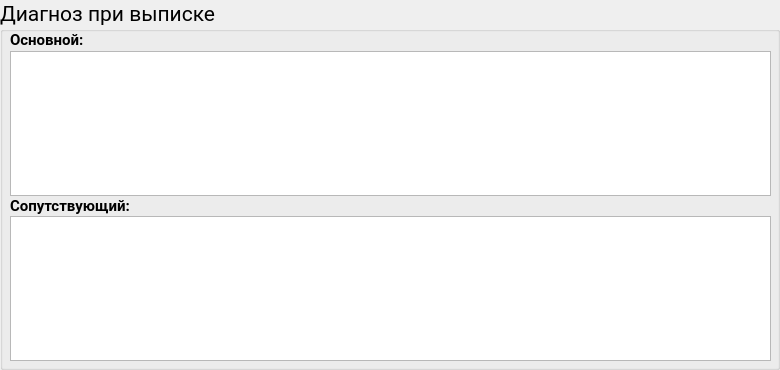
      <widget class="QGroupBox" name="groupBox_ds">
       <property name="font">
        <font>
         <family>Roboto</family>
         <pointsize>16</pointsize>
        </font>
       </property>
       <property name="title">
        <string>Диагноз при выписке</string>
       </property>
       <widget class="QWidget" name="layoutWidget_3">
        <property name="geometry">
         <rect>
          <x>10</x>
          <y>30</y>
          <width>761</width>
          <height>331</height>
         </rect>
        </property>
        <layout class="QGridLayout" name="gridLayout">
         <property name="spacing">
          <number>1</number>
         </property>
         <item row="2" column="0">
          <widget class="QLabel" name="labelPtDiagnosisConcomitant">
           <property name="palette">
            <palette>
             <active>
              <colorrole role="WindowText">
               <brush brushstyle="SolidPattern">
                <color alpha="255">
                 <red>0</red>
                 <green>0</green>
                 <blue>0</blue>
                </color>
               </brush>
              </colorrole>
              <colorrole role="Button">
               <brush brushstyle="SolidPattern">
                <color alpha="255">
                 <red>220</red>
                 <green>220</green>
                 <blue>220</blue>
                </color>
               </brush>
              </colorrole>
              <colorrole role="Light">
               <brush brushstyle="SolidPattern">
                <color alpha="255">
                 <red>255</red>
                 <green>255</green>
                 <blue>255</blue>
                </color>
               </brush>
              </colorrole>
              <colorrole role="Midlight">
               <brush brushstyle="SolidPattern">
                <color alpha="255">
                 <red>237</red>
                 <green>237</green>
                 <blue>237</blue>
                </color>
               </brush>
              </colorrole>
              <colorrole role="Dark">
               <brush brushstyle="SolidPattern">
                <color alpha="255">
                 <red>110</red>
                 <green>110</green>
                 <blue>110</blue>
                </color>
               </brush>
              </colorrole>
              <colorrole role="Mid">
               <brush brushstyle="SolidPattern">
                <color alpha="255">
                 <red>147</red>
                 <green>147</green>
                 <blue>147</blue>
                </color>
               </brush>
              </colorrole>
              <colorrole role="Text">
               <brush brushstyle="SolidPattern">
                <color alpha="255">
                 <red>0</red>
                 <green>0</green>
                 <blue>0</blue>
                </color>
               </brush>
              </colorrole>
              <colorrole role="BrightText">
               <brush brushstyle="SolidPattern">
                <color alpha="255">
                 <red>255</red>
                 <green>255</green>
                 <blue>255</blue>
                </color>
               </brush>
              </colorrole>
              <colorrole role="ButtonText">
               <brush brushstyle="SolidPattern">
                <color alpha="255">
                 <red>0</red>
                 <green>0</green>
                 <blue>0</blue>
                </color>
               </brush>
              </colorrole>
              <colorrole role="Base">
               <brush brushstyle="SolidPattern">
                <color alpha="255">
                 <red>255</red>
                 <green>255</green>
                 <blue>255</blue>
                </color>
               </brush>
              </colorrole>
              <colorrole role="Window">
               <brush brushstyle="SolidPattern">
                <color alpha="255">
                 <red>220</red>
                 <green>220</green>
                 <blue>220</blue>
                </color>
               </brush>
              </colorrole>
              <colorrole role="Shadow">
               <brush brushstyle="SolidPattern">
                <color alpha="255">
                 <red>0</red>
                 <green>0</green>
                 <blue>0</blue>
                </color>
               </brush>
              </colorrole>
              <colorrole role="AlternateBase">
               <brush brushstyle="SolidPattern">
                <color alpha="255">
                 <red>237</red>
                 <green>237</green>
                 <blue>237</blue>
                </color>
               </brush>
              </colorrole>
              <colorrole role="ToolTipBase">
               <brush brushstyle="SolidPattern">
                <color alpha="255">
                 <red>255</red>
                 <green>255</green>
                 <blue>220</blue>
                </color>
               </brush>
              </colorrole>
              <colorrole role="ToolTipText">
               <brush brushstyle="SolidPattern">
                <color alpha="255">
                 <red>0</red>
                 <green>0</green>
                 <blue>0</blue>
                </color>
               </brush>
              </colorrole>
              <colorrole role="PlaceholderText">
               <brush brushstyle="SolidPattern">
                <color alpha="128">
                 <red>0</red>
                 <green>0</green>
                 <blue>0</blue>
                </color>
               </brush>
              </colorrole>
             </active>
             <inactive>
              <colorrole role="WindowText">
               <brush brushstyle="SolidPattern">
                <color alpha="255">
                 <red>0</red>
                 <green>0</green>
                 <blue>0</blue>
                </color>
               </brush>
              </colorrole>
              <colorrole role="Button">
               <brush brushstyle="SolidPattern">
                <color alpha="255">
                 <red>220</red>
                 <green>220</green>
                 <blue>220</blue>
                </color>
               </brush>
              </colorrole>
              <colorrole role="Light">
               <brush brushstyle="SolidPattern">
                <color alpha="255">
                 <red>255</red>
                 <green>255</green>
                 <blue>255</blue>
                </color>
               </brush>
              </colorrole>
              <colorrole role="Midlight">
               <brush brushstyle="SolidPattern">
                <color alpha="255">
                 <red>237</red>
                 <green>237</green>
                 <blue>237</blue>
                </color>
               </brush>
              </colorrole>
              <colorrole role="Dark">
               <brush brushstyle="SolidPattern">
                <color alpha="255">
                 <red>110</red>
                 <green>110</green>
                 <blue>110</blue>
                </color>
               </brush>
              </colorrole>
              <colorrole role="Mid">
               <brush brushstyle="SolidPattern">
                <color alpha="255">
                 <red>147</red>
                 <green>147</green>
                 <blue>147</blue>
                </color>
               </brush>
              </colorrole>
              <colorrole role="Text">
               <brush brushstyle="SolidPattern">
                <color alpha="255">
                 <red>0</red>
                 <green>0</green>
                 <blue>0</blue>
                </color>
               </brush>
              </colorrole>
              <colorrole role="BrightText">
               <brush brushstyle="SolidPattern">
                <color alpha="255">
                 <red>255</red>
                 <green>255</green>
                 <blue>255</blue>
                </color>
               </brush>
              </colorrole>
              <colorrole role="ButtonText">
               <brush brushstyle="SolidPattern">
                <color alpha="255">
                 <red>0</red>
                 <green>0</green>
                 <blue>0</blue>
                </color>
               </brush>
              </colorrole>
              <colorrole role="Base">
               <brush brushstyle="SolidPattern">
                <color alpha="255">
                 <red>255</red>
                 <green>255</green>
                 <blue>255</blue>
                </color>
               </brush>
              </colorrole>
              <colorrole role="Window">
               <brush brushstyle="SolidPattern">
                <color alpha="255">
                 <red>220</red>
                 <green>220</green>
                 <blue>220</blue>
                </color>
               </brush>
              </colorrole>
              <colorrole role="Shadow">
               <brush brushstyle="SolidPattern">
                <color alpha="255">
                 <red>0</red>
                 <green>0</green>
                 <blue>0</blue>
                </color>
               </brush>
              </colorrole>
              <colorrole role="AlternateBase">
               <brush brushstyle="SolidPattern">
                <color alpha="255">
                 <red>237</red>
                 <green>237</green>
                 <blue>237</blue>
                </color>
               </brush>
              </colorrole>
              <colorrole role="ToolTipBase">
               <brush brushstyle="SolidPattern">
                <color alpha="255">
                 <red>255</red>
                 <green>255</green>
                 <blue>220</blue>
                </color>
               </brush>
              </colorrole>
              <colorrole role="ToolTipText">
               <brush brushstyle="SolidPattern">
                <color alpha="255">
                 <red>0</red>
                 <green>0</green>
                 <blue>0</blue>
                </color>
               </brush>
              </colorrole>
              <colorrole role="PlaceholderText">
               <brush brushstyle="SolidPattern">
                <color alpha="128">
                 <red>0</red>
                 <green>0</green>
                 <blue>0</blue>
                </color>
               </brush>
              </colorrole>
             </inactive>
             <disabled>
              <colorrole role="WindowText">
               <brush brushstyle="SolidPattern">
                <color alpha="255">
                 <red>110</red>
                 <green>110</green>
                 <blue>110</blue>
                </color>
               </brush>
              </colorrole>
              <colorrole role="Button">
               <brush brushstyle="SolidPattern">
                <color alpha="255">
                 <red>220</red>
                 <green>220</green>
                 <blue>220</blue>
                </color>
               </brush>
              </colorrole>
              <colorrole role="Light">
               <brush brushstyle="SolidPattern">
                <color alpha="255">
                 <red>255</red>
                 <green>255</green>
                 <blue>255</blue>
                </color>
               </brush>
              </colorrole>
              <colorrole role="Midlight">
               <brush brushstyle="SolidPattern">
                <color alpha="255">
                 <red>237</red>
                 <green>237</green>
                 <blue>237</blue>
                </color>
               </brush>
              </colorrole>
              <colorrole role="Dark">
               <brush brushstyle="SolidPattern">
                <color alpha="255">
                 <red>110</red>
                 <green>110</green>
                 <blue>110</blue>
                </color>
               </brush>
              </colorrole>
              <colorrole role="Mid">
               <brush brushstyle="SolidPattern">
                <color alpha="255">
                 <red>147</red>
                 <green>147</green>
                 <blue>147</blue>
                </color>
               </brush>
              </colorrole>
              <colorrole role="Text">
               <brush brushstyle="SolidPattern">
                <color alpha="255">
                 <red>110</red>
                 <green>110</green>
                 <blue>110</blue>
                </color>
               </brush>
              </colorrole>
              <colorrole role="BrightText">
               <brush brushstyle="SolidPattern">
                <color alpha="255">
                 <red>255</red>
                 <green>255</green>
                 <blue>255</blue>
                </color>
               </brush>
              </colorrole>
              <colorrole role="ButtonText">
               <brush brushstyle="SolidPattern">
                <color alpha="255">
                 <red>110</red>
                 <green>110</green>
                 <blue>110</blue>
                </color>
               </brush>
              </colorrole>
              <colorrole role="Base">
               <brush brushstyle="SolidPattern">
                <color alpha="255">
                 <red>220</red>
                 <green>220</green>
                 <blue>220</blue>
                </color>
               </brush>
              </colorrole>
              <colorrole role="Window">
               <brush brushstyle="SolidPattern">
                <color alpha="255">
                 <red>220</red>
                 <green>220</green>
                 <blue>220</blue>
                </color>
               </brush>
              </colorrole>
              <colorrole role="Shadow">
               <brush brushstyle="SolidPattern">
                <color alpha="255">
                 <red>0</red>
                 <green>0</green>
                 <blue>0</blue>
                </color>
               </brush>
              </colorrole>
              <colorrole role="AlternateBase">
               <brush brushstyle="SolidPattern">
                <color alpha="255">
                 <red>220</red>
                 <green>220</green>
                 <blue>220</blue>
                </color>
               </brush>
              </colorrole>
              <colorrole role="ToolTipBase">
               <brush brushstyle="SolidPattern">
                <color alpha="255">
                 <red>255</red>
                 <green>255</green>
                 <blue>220</blue>
                </color>
               </brush>
              </colorrole>
              <colorrole role="ToolTipText">
               <brush brushstyle="SolidPattern">
                <color alpha="255">
                 <red>0</red>
                 <green>0</green>
                 <blue>0</blue>
                </color>
               </brush>
              </colorrole>
              <colorrole role="PlaceholderText">
               <brush brushstyle="SolidPattern">
                <color alpha="128">
                 <red>0</red>
                 <green>0</green>
                 <blue>0</blue>
                </color>
               </brush>
              </colorrole>
             </disabled>
            </palette>
           </property>
           <property name="font">
            <font>
             <family>Roboto</family>
             <pointsize>11</pointsize>
             <weight>75</weight>
             <bold>true</bold>
            </font>
           </property>
           <property name="layoutDirection">
            <enum>Qt::LeftToRight</enum>
           </property>
           <property name="text">
            <string>&lt;html&gt;&lt;head/&gt;&lt;body&gt;&lt;p&gt;Сопутствующий:&lt;/p&gt;&lt;/body&gt;&lt;/html&gt;</string>
           </property>
          </widget>
         </item>
         <item row="3" column="0" colspan="2">
          <widget class="QPlainTextEdit" name="plainTextEditPtDiagnosisConcomitant_dis">
           <property name="maximumSize">
            <size>
             <width>16777215</width>
             <height>16777215</height>
            </size>
           </property>
          </widget>
         </item>
         <item row="1" column="0" colspan="2">
          <widget class="QPlainTextEdit" name="plainTextEditPtDiagnosisMain_dis">
           <property name="maximumSize">
            <size>
             <width>16777215</width>
             <height>16777215</height>
            </size>
           </property>
          </widget>
         </item>
         <item row="0" column="1">
          <spacer name="horizontalSpacer">
           <property name="orientation">
            <enum>Qt::Horizontal</enum>
           </property>
           <property name="sizeHint" stdset="0">
            <size>
             <width>40</width>
             <height>20</height>
            </size>
           </property>
          </spacer>
         </item>
         <item row="0" column="0">
          <widget class="QLabel" name="labelPtDiagnosisMain">
           <property name="palette">
            <palette>
             <active>
              <colorrole role="WindowText">
               <brush brushstyle="SolidPattern">
                <color alpha="255">
                 <red>0</red>
                 <green>0</green>
                 <blue>0</blue>
                </color>
               </brush>
              </colorrole>
              <colorrole role="Button">
               <brush brushstyle="SolidPattern">
                <color alpha="255">
                 <red>220</red>
                 <green>220</green>
                 <blue>220</blue>
                </color>
               </brush>
              </colorrole>
              <colorrole role="Light">
               <brush brushstyle="SolidPattern">
                <color alpha="255">
                 <red>255</red>
                 <green>255</green>
                 <blue>255</blue>
                </color>
               </brush>
              </colorrole>
              <colorrole role="Midlight">
               <brush brushstyle="SolidPattern">
                <color alpha="255">
                 <red>237</red>
                 <green>237</green>
                 <blue>237</blue>
                </color>
               </brush>
              </colorrole>
              <colorrole role="Dark">
               <brush brushstyle="SolidPattern">
                <color alpha="255">
                 <red>110</red>
                 <green>110</green>
                 <blue>110</blue>
                </color>
               </brush>
              </colorrole>
              <colorrole role="Mid">
               <brush brushstyle="SolidPattern">
                <color alpha="255">
                 <red>147</red>
                 <green>147</green>
                 <blue>147</blue>
                </color>
               </brush>
              </colorrole>
              <colorrole role="Text">
               <brush brushstyle="SolidPattern">
                <color alpha="255">
                 <red>0</red>
                 <green>0</green>
                 <blue>0</blue>
                </color>
               </brush>
              </colorrole>
              <colorrole role="BrightText">
               <brush brushstyle="SolidPattern">
                <color alpha="255">
                 <red>255</red>
                 <green>255</green>
                 <blue>255</blue>
                </color>
               </brush>
              </colorrole>
              <colorrole role="ButtonText">
               <brush brushstyle="SolidPattern">
                <color alpha="255">
                 <red>0</red>
                 <green>0</green>
                 <blue>0</blue>
                </color>
               </brush>
              </colorrole>
              <colorrole role="Base">
               <brush brushstyle="SolidPattern">
                <color alpha="255">
                 <red>255</red>
                 <green>255</green>
                 <blue>255</blue>
                </color>
               </brush>
              </colorrole>
              <colorrole role="Window">
               <brush brushstyle="SolidPattern">
                <color alpha="255">
                 <red>220</red>
                 <green>220</green>
                 <blue>220</blue>
                </color>
               </brush>
              </colorrole>
              <colorrole role="Shadow">
               <brush brushstyle="SolidPattern">
                <color alpha="255">
                 <red>0</red>
                 <green>0</green>
                 <blue>0</blue>
                </color>
               </brush>
              </colorrole>
              <colorrole role="AlternateBase">
               <brush brushstyle="SolidPattern">
                <color alpha="255">
                 <red>237</red>
                 <green>237</green>
                 <blue>237</blue>
                </color>
               </brush>
              </colorrole>
              <colorrole role="ToolTipBase">
               <brush brushstyle="SolidPattern">
                <color alpha="255">
                 <red>255</red>
                 <green>255</green>
                 <blue>220</blue>
                </color>
               </brush>
              </colorrole>
              <colorrole role="ToolTipText">
               <brush brushstyle="SolidPattern">
                <color alpha="255">
                 <red>0</red>
                 <green>0</green>
                 <blue>0</blue>
                </color>
               </brush>
              </colorrole>
              <colorrole role="PlaceholderText">
               <brush brushstyle="SolidPattern">
                <color alpha="128">
                 <red>0</red>
                 <green>0</green>
                 <blue>0</blue>
                </color>
               </brush>
              </colorrole>
             </active>
             <inactive>
              <colorrole role="WindowText">
               <brush brushstyle="SolidPattern">
                <color alpha="255">
                 <red>0</red>
                 <green>0</green>
                 <blue>0</blue>
                </color>
               </brush>
              </colorrole>
              <colorrole role="Button">
               <brush brushstyle="SolidPattern">
                <color alpha="255">
                 <red>220</red>
                 <green>220</green>
                 <blue>220</blue>
                </color>
               </brush>
              </colorrole>
              <colorrole role="Light">
               <brush brushstyle="SolidPattern">
                <color alpha="255">
                 <red>255</red>
                 <green>255</green>
                 <blue>255</blue>
                </color>
               </brush>
              </colorrole>
              <colorrole role="Midlight">
               <brush brushstyle="SolidPattern">
                <color alpha="255">
                 <red>237</red>
                 <green>237</green>
                 <blue>237</blue>
                </color>
               </brush>
              </colorrole>
              <colorrole role="Dark">
               <brush brushstyle="SolidPattern">
                <color alpha="255">
                 <red>110</red>
                 <green>110</green>
                 <blue>110</blue>
                </color>
               </brush>
              </colorrole>
              <colorrole role="Mid">
               <brush brushstyle="SolidPattern">
                <color alpha="255">
                 <red>147</red>
                 <green>147</green>
                 <blue>147</blue>
                </color>
               </brush>
              </colorrole>
              <colorrole role="Text">
               <brush brushstyle="SolidPattern">
                <color alpha="255">
                 <red>0</red>
                 <green>0</green>
                 <blue>0</blue>
                </color>
               </brush>
              </colorrole>
              <colorrole role="BrightText">
               <brush brushstyle="SolidPattern">
                <color alpha="255">
                 <red>255</red>
                 <green>255</green>
                 <blue>255</blue>
                </color>
               </brush>
              </colorrole>
              <colorrole role="ButtonText">
               <brush brushstyle="SolidPattern">
                <color alpha="255">
                 <red>0</red>
                 <green>0</green>
                 <blue>0</blue>
                </color>
               </brush>
              </colorrole>
              <colorrole role="Base">
               <brush brushstyle="SolidPattern">
                <color alpha="255">
                 <red>255</red>
                 <green>255</green>
                 <blue>255</blue>
                </color>
               </brush>
              </colorrole>
              <colorrole role="Window">
               <brush brushstyle="SolidPattern">
                <color alpha="255">
                 <red>220</red>
                 <green>220</green>
                 <blue>220</blue>
                </color>
               </brush>
              </colorrole>
              <colorrole role="Shadow">
               <brush brushstyle="SolidPattern">
                <color alpha="255">
                 <red>0</red>
                 <green>0</green>
                 <blue>0</blue>
                </color>
               </brush>
              </colorrole>
              <colorrole role="AlternateBase">
               <brush brushstyle="SolidPattern">
                <color alpha="255">
                 <red>237</red>
                 <green>237</green>
                 <blue>237</blue>
                </color>
               </brush>
              </colorrole>
              <colorrole role="ToolTipBase">
               <brush brushstyle="SolidPattern">
                <color alpha="255">
                 <red>255</red>
                 <green>255</green>
                 <blue>220</blue>
                </color>
               </brush>
              </colorrole>
              <colorrole role="ToolTipText">
               <brush brushstyle="SolidPattern">
                <color alpha="255">
                 <red>0</red>
                 <green>0</green>
                 <blue>0</blue>
                </color>
               </brush>
              </colorrole>
              <colorrole role="PlaceholderText">
               <brush brushstyle="SolidPattern">
                <color alpha="128">
                 <red>0</red>
                 <green>0</green>
                 <blue>0</blue>
                </color>
               </brush>
              </colorrole>
             </inactive>
             <disabled>
              <colorrole role="WindowText">
               <brush brushstyle="SolidPattern">
                <color alpha="255">
                 <red>110</red>
                 <green>110</green>
                 <blue>110</blue>
                </color>
               </brush>
              </colorrole>
              <colorrole role="Button">
               <brush brushstyle="SolidPattern">
                <color alpha="255">
                 <red>220</red>
                 <green>220</green>
                 <blue>220</blue>
                </color>
               </brush>
              </colorrole>
              <colorrole role="Light">
               <brush brushstyle="SolidPattern">
                <color alpha="255">
                 <red>255</red>
                 <green>255</green>
                 <blue>255</blue>
                </color>
               </brush>
              </colorrole>
              <colorrole role="Midlight">
               <brush brushstyle="SolidPattern">
                <color alpha="255">
                 <red>237</red>
                 <green>237</green>
                 <blue>237</blue>
                </color>
               </brush>
              </colorrole>
              <colorrole role="Dark">
               <brush brushstyle="SolidPattern">
                <color alpha="255">
                 <red>110</red>
                 <green>110</green>
                 <blue>110</blue>
                </color>
               </brush>
              </colorrole>
              <colorrole role="Mid">
               <brush brushstyle="SolidPattern">
                <color alpha="255">
                 <red>147</red>
                 <green>147</green>
                 <blue>147</blue>
                </color>
               </brush>
              </colorrole>
              <colorrole role="Text">
               <brush brushstyle="SolidPattern">
                <color alpha="255">
                 <red>110</red>
                 <green>110</green>
                 <blue>110</blue>
                </color>
               </brush>
              </colorrole>
              <colorrole role="BrightText">
               <brush brushstyle="SolidPattern">
                <color alpha="255">
                 <red>255</red>
                 <green>255</green>
                 <blue>255</blue>
                </color>
               </brush>
              </colorrole>
              <colorrole role="ButtonText">
               <brush brushstyle="SolidPattern">
                <color alpha="255">
                 <red>110</red>
                 <green>110</green>
                 <blue>110</blue>
                </color>
               </brush>
              </colorrole>
              <colorrole role="Base">
               <brush brushstyle="SolidPattern">
                <color alpha="255">
                 <red>220</red>
                 <green>220</green>
                 <blue>220</blue>
                </color>
               </brush>
              </colorrole>
              <colorrole role="Window">
               <brush brushstyle="SolidPattern">
                <color alpha="255">
                 <red>220</red>
                 <green>220</green>
                 <blue>220</blue>
                </color>
               </brush>
              </colorrole>
              <colorrole role="Shadow">
               <brush brushstyle="SolidPattern">
                <color alpha="255">
                 <red>0</red>
                 <green>0</green>
                 <blue>0</blue>
                </color>
               </brush>
              </colorrole>
              <colorrole role="AlternateBase">
               <brush brushstyle="SolidPattern">
                <color alpha="255">
                 <red>220</red>
                 <green>220</green>
                 <blue>220</blue>
                </color>
               </brush>
              </colorrole>
              <colorrole role="ToolTipBase">
               <brush brushstyle="SolidPattern">
                <color alpha="255">
                 <red>255</red>
                 <green>255</green>
                 <blue>220</blue>
                </color>
               </brush>
              </colorrole>
              <colorrole role="ToolTipText">
               <brush brushstyle="SolidPattern">
                <color alpha="255">
                 <red>0</red>
                 <green>0</green>
                 <blue>0</blue>
                </color>
               </brush>
              </colorrole>
              <colorrole role="PlaceholderText">
               <brush brushstyle="SolidPattern">
                <color alpha="128">
                 <red>0</red>
                 <green>0</green>
                 <blue>0</blue>
                </color>
               </brush>
              </colorrole>
             </disabled>
            </palette>
           </property>
           <property name="font">
            <font>
             <family>Roboto</family>
             <pointsize>11</pointsize>
             <weight>75</weight>
             <bold>true</bold>
            </font>
           </property>
           <property name="layoutDirection">
            <enum>Qt::LeftToRight</enum>
           </property>
           <property name="text">
            <string>&lt;html&gt;&lt;head/&gt;&lt;body&gt;&lt;p&gt;Основной:&lt;/p&gt;&lt;/body&gt;&lt;/html&gt;</string>
           </property>
          </widget>
         </item>
        </layout>
       </widget>
      </widget>
